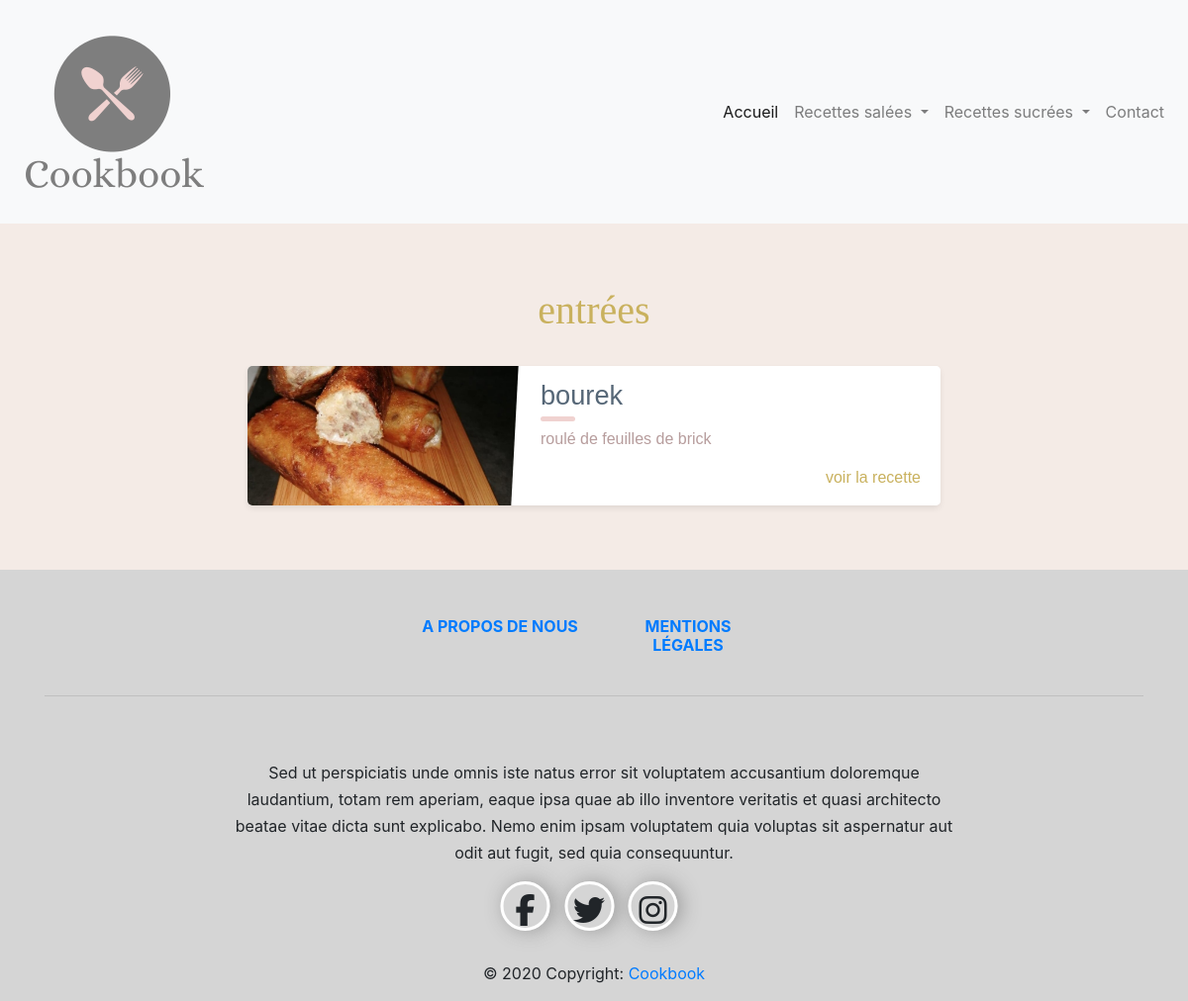
/affiche_recipe.php?edit=46, run on the app's committed database.
### tables this page shows
CREATE TABLE IF NOT EXISTS `category` (
  `id` int(11) NOT NULL AUTO_INCREMENT,
  `categorie` varchar(100) NOT NULL,
  `recettes` varchar(50) NOT NULL,
  `image` longtext DEFAULT NULL,
  PRIMARY KEY (`id`)
);

CREATE TABLE IF NOT EXISTS `recettes` (
  `id` int(11) NOT NULL AUTO_INCREMENT,
  `titre` varchar(100) NOT NULL,
  `descr` text NOT NULL,
  `categorie` varchar(200) NOT NULL,
  `image` longtext DEFAULT NULL,
  `temp` varchar(50) NOT NULL,
  `parts` int(11) NOT NULL,
  `niveau` varchar(100) NOT NULL,
  `ingredients` longtext NOT NULL,
  `preparation` longtext NOT NULL,
  `tag` varchar(200) NOT NULL,
  `note` longtext NOT NULL,
  `date` datetime NOT NULL,
  `user_id` int(11) DEFAULT NULL,
  PRIMARY KEY (`id`),
  KEY `user_id` (`user_id`)
);

### admin/categConfig.php (called while the page is built, shortened)
<?php
if (isset($_GET['edit'])) {
    $id = $_GET['edit'];
     $result = $connect -> query("SELECT * FROM category WHERE id = $id") or die ($connect ->error);
    $test = mysqli_num_rows($result);
    if ($test ==1) {
        $row = $result->fetch_array();
    }
}
?>

### affiche_recipe.php (the view, shortened to what this page needs)
<!DOCTYPE html>
<html lang="fr" >
<head>
   <link rel="stylesheet" href="https://stackpath.bootstrapcdn.com/bootstrap/4.4.1/css/bootstrap.min.css">
   <link rel="stylesheet" type="text/css" href="assets/css/footer.css">
  <link rel="stylesheet" type="text/css" href="assets/css/helper.css">
  <link rel="stylesheet" type="text/css" href="assets/css/index.css">
  <link rel="stylesheet" type="text/css" href="assets/css/footer.css">
	<link rel="stylesheet" type="text/css" href="assets/css/helper.css">
	<link rel="stylesheet" type="text/css" href="assets/css/entree.css">
</head>
<body >
<?php include("inc/navbar.php"); ?>
    <?php  require "config/setting.php"  ;  ?>
    <?php  require "./admin/categConfig.php"  ;  ?>
<main  class="bg_creamWhite p-5">
 <?php
 $categorie_chois = $row['categorie'];
 $result = $connect -> query("SELECT * FROM recettes WHERE categorie = '$categorie_chois' ;") or die($connect -> error);
?>
	<h1 class="text-center prata gold title p-3 "><?php  echo $row['categorie']; ?>  </h1>
    <?php
        while ($row =$result->fetch_assoc()):
    ?>
    <div class="blog-card">
    <div class="meta">
     <?php $image = $row['image'];
    $image_src = "config/upload/".$image;?>
      <div class="photo" style="background-image: url('<?php echo $image_src; ?>')"></div>
    </div>
    <div class="description">
      <h1 class="darkBlue"><?php  echo $row['titre'];   ?></h1>
      <p class="Pgray"> <?php  echo $row['descr'];   ?></p>
      <p class="read-more">
         <a href="recipe.php?edit=<?php echo $row['id']; ?>">voir la recette</a>
      </p>
    </div>
  </div>
  <?php  endwhile;   ?>
  </main>
<?php include("inc/footer.php"); ?>
</body>
</html>

### assets/css/footer.css (style rules this page uses)
body { background-color: #D5D5D5; height:100px; }

### assets/css/helper.css (style rules this page uses)
.gold { color: #C9B15E; }
.darkBlue { color: #566777; }
.Pgray { color : #b79d9d; }
.bg_creamWhite { background-color: #F4EBE6; }
.prata { font-family: 'Prata', serif; }

### assets/css/entree.css (style rules this page uses)
* { box-sizing: border-box; }
.blog-card { display: -webkit-box; display: flex; -webkit-box-orient: vertical; -webkit-box-direction: normal; flex-direction: column; margin: 1rem auto; box-shadow: 0 3px 7px -1px rgba(0, 0, 0, 0.1); margin-bottom: 1.6%; background: #fff; line-height: 1.4; font-family: sans-serif; border-radius: 5px; overflow: hidden; z-index: 0; }
.blog-card a { color: inherit; }
.blog-card .meta { position: relative; z-index: 0; height: 200px; }
.blog-card .photo { position: absolute; top: 0; right: 0; bottom: 0; left: 0; background-size: cover; background-position: center; -webkit-transition: -webkit-transform .2s; transition: -webkit-transform .2s; transition: transform .2s; transition: transform .2s, -webkit-transform .2s; }
.blog-card .description { padding: 1rem; background: #fff; position: relative; z-index: 1; }
.blog-card .description h1, .blog-card .description h2 { font-family: Poppins, sans-serif; }
.blog-card .description h1 { line-height: 1; margin: 0; font-size: 1.7rem; }
.blog-card .description .read-more { text-align: right; }
.blog-card .description .read-more a { color: #C9B15E; display: inline-block; position: relative; }
.blog-card .description .read-more a:after { content: "\f061"; font-family: FontAwesome; margin-left: -10px; opacity: 0; vertical-align: middle; -webkit-transition: margin .3s, opacity .3s; transition: margin .3s, opacity .3s; }
.blog-card p { position: relative; margin: 1rem 0 0; }
.blog-card p:first-of-type { margin-top: 1.25rem; }
.blog-card p:first-of-type:before { content: ""; position: absolute; height: 5px; background: #f0d2d0; width: 35px; top: -0.75rem; border-radius: 3px; }
@media (min-width: 640px) { .blog-card { -webkit-box-orient: horizontal; -webkit-box-direction: normal; flex-direction: row; max-width: 700px; } }
@media (min-width: 640px) { .blog-card .meta { flex-basis: 40%; height: auto; } }
@media (min-width: 640px) { .blog-card .description { flex-basis: 60%; } }
@media (min-width: 640px) { .blog-card .description:before { -webkit-transform: skewX(-3deg); transform: skewX(-3deg); content: ""; background: #fff; width: 30px; position: absolute; left: -10px; top: 0; bottom: 0; z-index: -1; } }

### data on the page
category: categorie "entrées"
recettes: image (picture), titre "bourek", descr "roulé de feuilles de brick"
